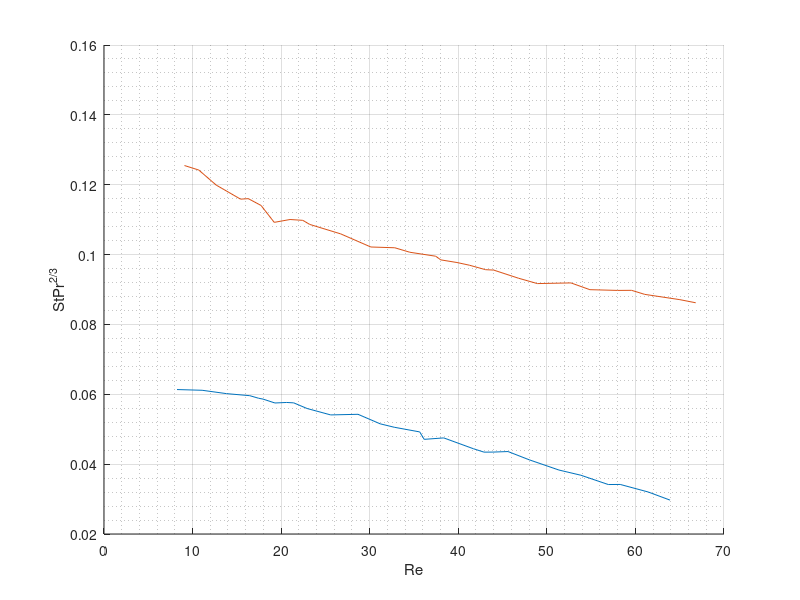

The MATLAB script that drew this image:
clear all                                          % Clears command history
close all                                          % Closes  all windows
clc                                                % Clears command window
%% ========================================================================
figure (1)
 hold on 
x= [8.24182051405502;11.0767002824645;13.8292624003640;16.4562463152518;17.4577193484759;17.9582807211507;19.2937532427201;20.6274743249169;21.4196503531212;22.9225604787064;25.5929800900334;28.6774399690312;31.1823485596522;32.7677514796845;35.6458918005959;36.1490803323295;38.3578205250523;41.6969396888189;42.9071842952510;43.9076064648515;45.6164858606486;47.9958162482577;51.3669103567414;53.8413363453519;56.9354902435227;58.2840181747260;61.4336524762289;63.9092588989528];
y= [0.0613557028682246;0.0611504446301162;0.0601894010914233;0.0596035315508622;0.0588654174893201;0.0586220981209664;0.0575122083764928;0.0576596952561933;0.0575468711915376;0.0559367494495549;0.0540941829478600;0.0542702156752443;0.0515447668844673;0.0505646927806517;0.0492284752438268;0.0470990909392122;0.0475123260675894;0.0444232575503620;0.0434370664791856;0.0434533783921478;0.0436069822392091;0.0412567074465639;0.0383113611178942;0.0368262692926585;0.0341648308273226;0.0341868186149880;0.0320347638972345;0.0297022260890605];

x2=[9.08477075371080;10.6992916078756;12.6667141959305;15.4183221625623;16.2898630819101;17.7309548016722;19.2196617008901;21.0055972010960;22.4443081618853;23.2305080288238;26.7212500888550;30.1262848258656;32.8289956659023;34.5306889255324;37.4526127263717;38.0206984443412;39.8524177709470;41.2482750702260;43.0807269380541;43.9962203307458;46.7890337411374;48.9269552987055;52.7187718011422;54.8572427646270;57.9958156319904;59.5649189303665;61.0484980410277;65.0170401133678;66.8053563725465];
y2=[0.125492810895524;0.124204358352935;0.119897671972301;0.115866727227918;0.116012415463567;0.114063746477478;0.109223343682346;0.110041329824938;0.109801832579018;0.108631351973588;0.105927236185088;0.102169901053996;0.101951013363364;0.100663982169415;0.0995283246056767;0.0984857653778895;0.0977267652038767;0.0969606582866616;0.0956757591156736;0.0955592085271548;0.0932381461972618;0.0916952722480279;0.0918885756631323;0.0899512774661671;0.0897394965187366;0.0897650807942651;0.0886059709779591;0.0870929453501752;0.0862017597525984];
plot(x,y)
plot(x2,y2)
grid on                                 %for major grid
grid minor                              %for minor grid




xticks=([0 300 600 ]);
%xticklabels({'Free end','Joint','Free end'})
xlabel('Re')
%xlabel('joint')
ylabel('StPr^2^/^3')
%title('strain along the width of the welded plate')
